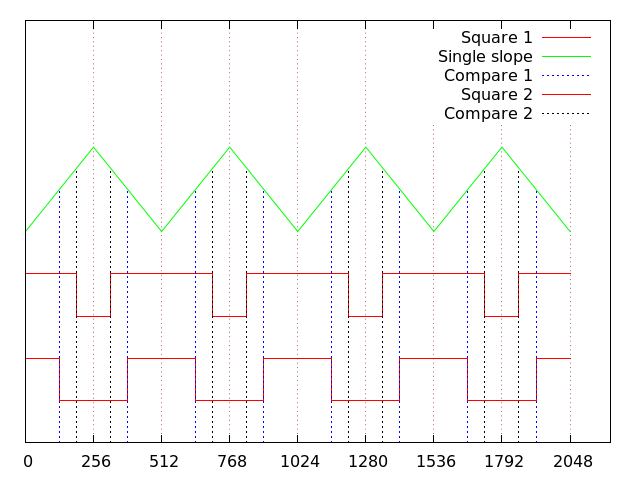

This figure's gnuplot source:
set terminal pngcairo dashed
set output 'dual_slope_with_two_outputs.png'

set xrange [0:2200];
set yrange [0:10];



#set termoption dash;
#set style line 3 lt 2 lc rgb "blue" lw 0.5;

#unset xtics;
unset ytics;

# set style line 101 lc rgb '#808080' lt 1 lw 1
# set border 3 front ls 101
# set tics nomirror out scale 0.75
# set format '%g'

set grid xtics lt 0 lw 1 lc rgb "#880000"

set xtics 256

plot '-' using ($1*256):(($2*1)) title "Square 1" with lines, \
     '-' using ($1*256):($2*1 + 2) title "Single slope" with lines lt 1 lc 2, \
     '-' using ($1*256):($2*1 + 2) title "Compare 1" with impulses, \
     '-' using ($1*256):($2*1 + 2) title "Square 2" with lines lt 1 lc 1, \
     '-' using ($1*256):($2*1 + 2) title "Compare 2" with impulses lt 3 lc 7
	0 2
	0.5 2
	0.5 1
	1.5 1
	1.5 2
	2 2
	2.5 2
	2.5 1
	3.5 1
	3.5 2
	4 2
	4.5 2
	4.5 1
	5.5 1
	5.5 2
	6 2
	6.5 2
	6.5 1
	7.5 1
	7.5 2
	8 2
EOF
	0 3
	1 5
	2 3
	3 5
	4 3
	5 5
	6 3
	7 5
	8 3
EOF
	0.5 4	
	1.5 4
	2.5 4	
	3.5 4
	4.5 4	
	5.5 4
	6.5 4
	7.5 4
EOF
	0 2
	0.75 2
	0.75 1
	1.25 1
	1.25 2
	2 2
	2.75 2
	2.75 1
	3.25 1
	3.25 2
	4 2
	4.75 2
	4.75 1
	5.25 1
	5.25 2
	6 2
	6.75 2
	6.75 1
	7.25 1
	7.25 2
	8 2
EOF
	0.75 4.5	
	1.25 4.5
	2.75 4.5	
	3.25 4.5
	4.75 4.5	
	5.25 4.5
	6.75 4.5	
	7.25 4.5
EOF

show grid;
#pause -1;
